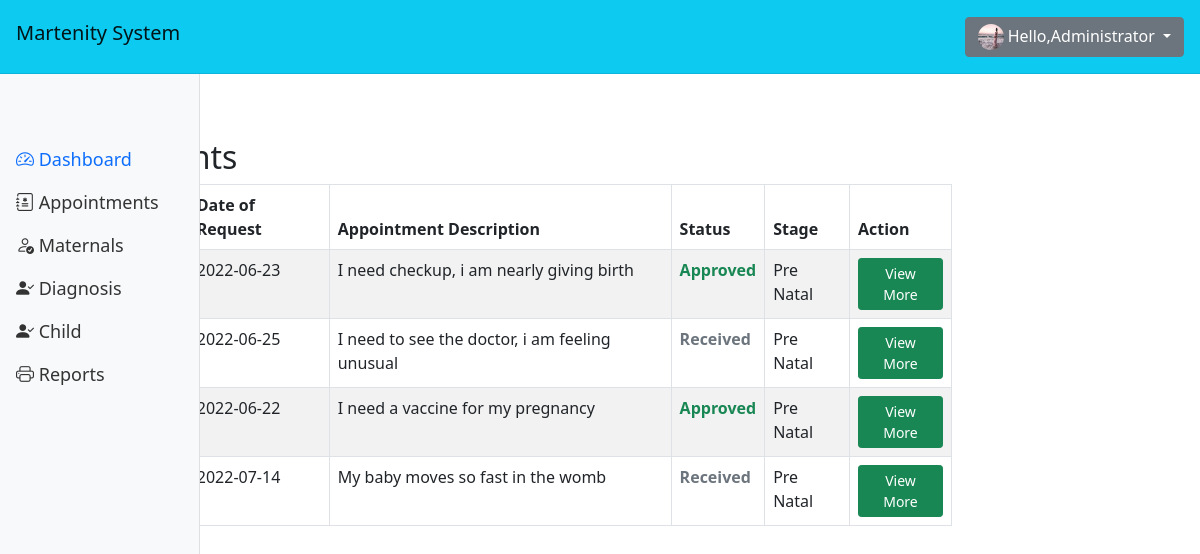
The page /officers/appointments.php (signed in) on the database its author committed.
### tables this page shows
CREATE TABLE `appointments` (
  `id` int(20) NOT NULL AUTO_INCREMENT,
  `maternal_uname` varchar(233) NOT NULL,
  `description` varchar(400) NOT NULL,
  `req_date` varchar(34) NOT NULL COMMENT 'date of need appointment',
  `stage` varchar(23) NOT NULL,
  `status` int(5) NOT NULL DEFAULT 0 COMMENT '0=Def. 1=Approved 2=Denied',
  PRIMARY KEY (`id`)
);

### officers/appointments.php (the view, shortened to what this page needs)
<?php include '../includes/database.php'; error_reporting(0);?>
<?php session_start();
if(isset($_SESSION['officer'])){
    $user = $_SESSION['officer'];
}else{
    echo "<script>
    alert('Invalid Session Please relogin');
    window.location.href='../admin.php';
</script>";
}
?>
<!DOCTYPE html>
<html lang="en">
<head>
    <link rel="stylesheet" href="https://stackpath.bootstrapcdn.com/bootstrap/5.0.0-alpha1/css/bootstrap.min.css"
>
    <link rel="stylesheet" href="https://cdn.jsdelivr.net/npm/bootstrap-icons@1.8.3/font/bootstrap-icons.css">
</head>
<body>
    <?php include '../includes/officer_header.php' ?>
    <div class="container-fluid">
        <div class="row">
            <?php include '../includes/officer_nav.php' ?>
            <main class="col-md-9 ml-sm-auto col-lg-10 px-md-4 py-4">
                <nav aria-label="breadcrumb">
                    <ol class="breadcrumb">
                        <li class="breadcrumb-item"><a href="#">Home</a></li>
                        <li class="breadcrumb-item active" aria-current="page">Appointments</li>
                    </ol>
                </nav>
                <h1 class="h2">Appointments</h1>
                <div class="container ">
                    <?php if(!isset($_GET['app_name'])){
?>
                    <table class="table table-striped table-bordered rounded" border="1">
                        <thead class="">
                            <tr>
                                <th>#</th>
                                <th>Full Name </th>
                                <th>Date of Request</th>
                                <th>Appointment Description</th>
                                <th>Status</th>
                                <th>Stage</th>
                                <th>Action</th>
                            </tr>
                        </thead>
                        <tbody>
                            <?php
                                    $sql = "SELECT * FROM `appointments`";
                                $query = mysqli_query($conn,$sql);
                                $rows = mysqli_num_rows($query);
                                if($rows>0){
                                    $num = 1;
                                    while($data = mysqli_fetch_assoc($query)){
                                        $id = $data['id'];
                                        $uname = $data['maternal_uname'];
                                        $stage = $data['stage'];
                                        ?>
                            <tr>
                                <td scope="row"><?php echo $num++ ; ?></td>
                                <td>
                                    <?php
                                     $infosql = "SELECT `fullname`,`username` FROM `maternals` WHERE `username`='$uname'";
                                    $querysql = mysqli_query($conn,$infosql);
                                    $info = mysqli_fetch_assoc($querysql);
                                    if($querysql = TRUE){
                                        $uname = $info['username'];
                                    }
                                    ?>
                                </td>
                                <td><?php echo $data['req_date'] ?></td>
                                <td><?php echo $data['description'] ?></td>
                                <td><?php $status = $data['status'];
                                    if($status==0){
                                        echo '<b class="text-secondary">';
                                        echo 'Received';
                                        echo '</b>';
                                    }elseif($status==1){
                                        echo '<b class="text-success">';
                                        echo 'Approved';
                                        echo '</b>';
                                    }elseif($status==2){
                                        echo '<b class="text-danger">';
                                        echo 'Denied';
                                        echo '</b>';
                                    }
                                 ?></td>
                                 <td><?php echo $stage;?></td>
                                <td>
                                    <a type="button" data-bs-toggle="model" data-bs-target="#appointment"
                                        href="viewapp.php?app_id=<?php echo $id;?>&user=<?php echo $uname;?>"
                                        class="btn btn-success btn-sm">View
                                        More</a>
                                </td>
                            </tr>
                            <?php }
                                }else{
                                    echo '<h6 class="text-center text-danger">';
                                    echo '<b>No Appointments record Found !!</b>';
                                    echo '</h6>';
                                }
                                ?>
                        </tbody>
                    </table>
                    <?php  } ?>
                </div>
            </main>
        </div>
    </div>
</body>
</html>

### includes/officer_header.php (shortened to what this page needs)
<nav class="navbar navbar-light bg-info p-3 ">
        <div class="d-flex col-12 col-md-3 col-lg-2 mb-2 mb-lg-0 flex-wrap flex-md-nowrap justify-content-between">
            <a class="navbar-brand" href="#">
                <h5> Martenity System
                </h5>
            </a>
        </div>
        <div class="col-12 col-md-5 col-lg-8 d-flex align-items-center justify-content-md-end mt-3 mt-md-0">
        <div class="dropdown  mr-3">
            <button class="btn btn-secondary dropdown-toggle" type="button" id="dropdownMenuButton"
                data-toggle="dropdown" aria-expanded="false">
                <img src="../images/Maternity.jpg" height="26px" width="26px" class="rounded-circle">
                Hello,<?php echo $user;?>
            </button>
        </div>
    </div>
    </nav>

### includes/officer_nav.php
<nav id="sidebar" class="col-md-3 col-lg-2 d-md-block bg-light sidebar collapse">
    <div class="position-sticky pt-md-5">
        <ul class="nav flex-column">
            <li class="nav-item">
                <a class="nav-link active" aria-current="page" href="../officers/home.php">
                    <i class="bi bi-speedometer2"></i>
                    <span class="ml-2">Dashboard</span>
                </a>
            </li>
            <li class="nav-item">
                <a class="nav-link" href="../officers/appointments.php">
                    <i class="bi bi-journal-medical"></i>
                    <span class="ml-2">Appointments</span>
                </a>
            </li>
            <li class="nav-item">
                <a class="nav-link" href="../officers/maternals.php">
                    <i class="bi bi-person-check"></i>
                    <span class="ml-2">Maternals</span>
                </a>
            </li>
            <li class="nav-item">
                <a class="nav-link" href="diagnosis.php">
                    <i class="bi bi-person-check-fill"></i>
                    <span class="ml-2">Diagnosis</span>
                </a>
            </li>
            <li class="nav-item">
                <a class="nav-link" href="child.php">
                    <i class="bi bi-person-check-fill"></i>
                    <span class="ml-2">Child</span>
                </a>
            </li>
            <li class="nav-item">
                <a class="nav-link" href="report.php">
                    <i class="bi bi-printer"></i>
                    <span class="ml-2">Reports</span>
                </a>
            </li>
        </ul>
    </div>
</nav>

### officers/appointments.php (style rules this page uses)
.sidebar { position: fixed; top: 0; bottom: 0; left: 0; z-index: 100; padding: 90px 0 0; box-shadow: inset -1px 0 0 rgba(0, 0, 0, .1); z-index: 99; font-size: 18px; }
.navbar { box-shadow: inset 0 -1px 0 rgba(0, 0, 0, .1); }
@media (min-width: 767.98px) { .navbar { top: 0; position: sticky; z-index: 999; } }
.sidebar .nav-link { color: #333; }
.sidebar .nav-link.active { color: #0d6efd; }

### rows shown on the page
appointments: req_date "2022-06-23", description "I need checkup, i am nearly giving birth", status "Approved", stage "Pre Natal"
appointments: req_date "2022-06-25", description "I need to see the doctor, i am feeling unusual", status "Received", stage "Pre Natal"
appointments: req_date "2022-06-22", description "I need a vaccine for my pregnancy", status "Approved", stage "Pre Natal"
appointments: req_date "2022-07-14", description "My baby moves so fast in the womb", status "Received", stage "Pre Natal"

### other values the page prints
$user "Administrator"
